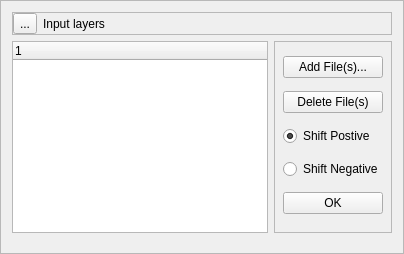
        <widget class="QFrame" name="frame_input">
         <property name="frameShape">
          <enum>QFrame::StyledPanel</enum>
         </property>
         <property name="frameShadow">
          <enum>QFrame::Raised</enum>
         </property>
         <layout class="QVBoxLayout" name="verticalLayout_15">
          <item>
           <widget class="QFrame" name="frame_10">
            <property name="frameShape">
             <enum>QFrame::StyledPanel</enum>
            </property>
            <property name="frameShadow">
             <enum>QFrame::Raised</enum>
            </property>
            <layout class="QHBoxLayout" name="horizontalLayout_2">
             <property name="leftMargin">
              <number>0</number>
             </property>
             <property name="topMargin">
              <number>0</number>
             </property>
             <property name="rightMargin">
              <number>0</number>
             </property>
             <property name="bottomMargin">
              <number>0</number>
             </property>
             <item>
              <widget class="QToolButton" name="inputlayers_back">
               <property name="text">
                <string>...</string>
               </property>
               <property name="icon">
                <iconset>
                 <normaloff>caret-left-fill.svg</normaloff>caret-left-fill.svg</iconset>
               </property>
              </widget>
             </item>
             <item>
              <widget class="QLabel" name="label">
               <property name="text">
                <string>Input layers</string>
               </property>
              </widget>
             </item>
            </layout>
           </widget>
          </item>
          <item>
           <widget class="QFrame" name="frame_9">
            <property name="frameShape">
             <enum>QFrame::NoFrame</enum>
            </property>
            <property name="frameShadow">
             <enum>QFrame::Raised</enum>
            </property>
            <layout class="QHBoxLayout" name="horizontalLayout_6">
             <property name="leftMargin">
              <number>0</number>
             </property>
             <property name="topMargin">
              <number>0</number>
             </property>
             <property name="rightMargin">
              <number>0</number>
             </property>
             <item>
              <widget class="QTreeWidget" name="treeWidget">
               <property name="selectionMode">
                <enum>QAbstractItemView::MultiSelection</enum>
               </property>
               <property name="columnCount">
                <number>1</number>
               </property>
               <attribute name="headerVisible">
                <bool>true</bool>
               </attribute>
               <column>
                <property name="text">
                 <string notr="true">1</string>
                </property>
               </column>
              </widget>
             </item>
             <item>
              <widget class="QFrame" name="frame_11">
               <property name="frameShape">
                <enum>QFrame::StyledPanel</enum>
               </property>
               <property name="frameShadow">
                <enum>QFrame::Raised</enum>
               </property>
               <layout class="QVBoxLayout" name="verticalLayout_16">
                <property name="spacing">
                 <number>7</number>
                </property>
                <property name="leftMargin">
                 <number>8</number>
                </property>
                <property name="topMargin">
                 <number>8</number>
                </property>
                <property name="rightMargin">
                 <number>8</number>
                </property>
                <property name="bottomMargin">
                 <number>8</number>
                </property>
                <item>
                 <widget class="QPushButton" name="btn_AddFiles">
                  <property name="text">
                   <string>Add File(s)...</string>
                  </property>
                 </widget>
                </item>
                <item>
                 <widget class="QPushButton" name="delete_selected_files">
                  <property name="text">
                   <string>Delete File(s)</string>
                  </property>
                 </widget>
                </item>
                <item>
                 <widget class="QRadioButton" name="rdn_shift_postive">
                  <property name="text">
                   <string>Shift Postive</string>
                  </property>
                  <property name="checked">
                   <bool>true</bool>
                  </property>
                 </widget>
                </item>
                <item>
                 <widget class="QRadioButton" name="rdn_shift_negative">
                  <property name="text">
                   <string>Shift Negative</string>
                  </property>
                 </widget>
                </item>
                <item>
                 <widget class="QPushButton" name="btn_merOk">
                  <property name="text">
                   <string>OK</string>
                  </property>
                 </widget>
                </item>
               </layout>
              </widget>
             </item>
            </layout>
           </widget>
          </item>
         </layout>
        </widget>
